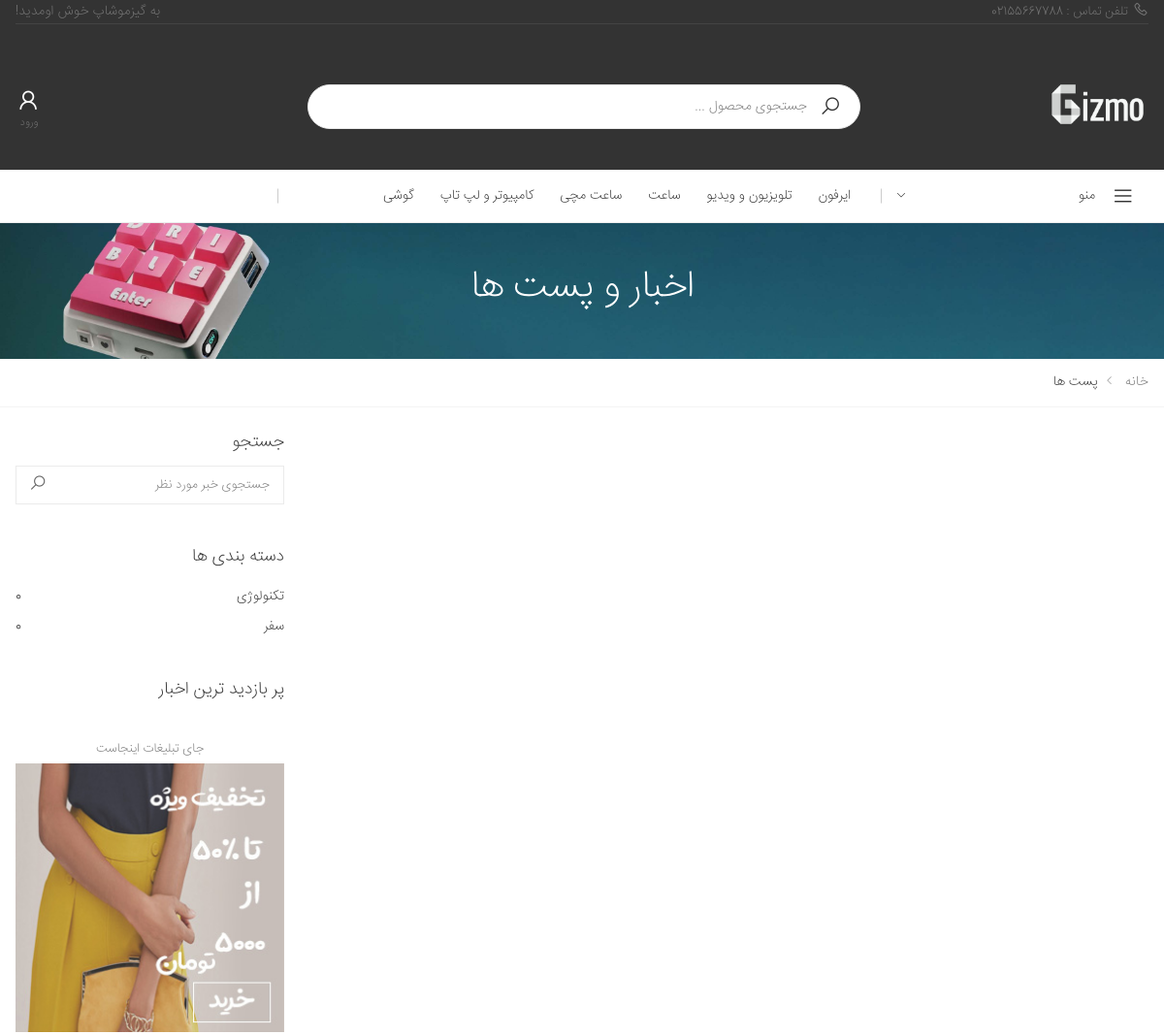
The page /blog/ (upper part) on the database as committed earlier.
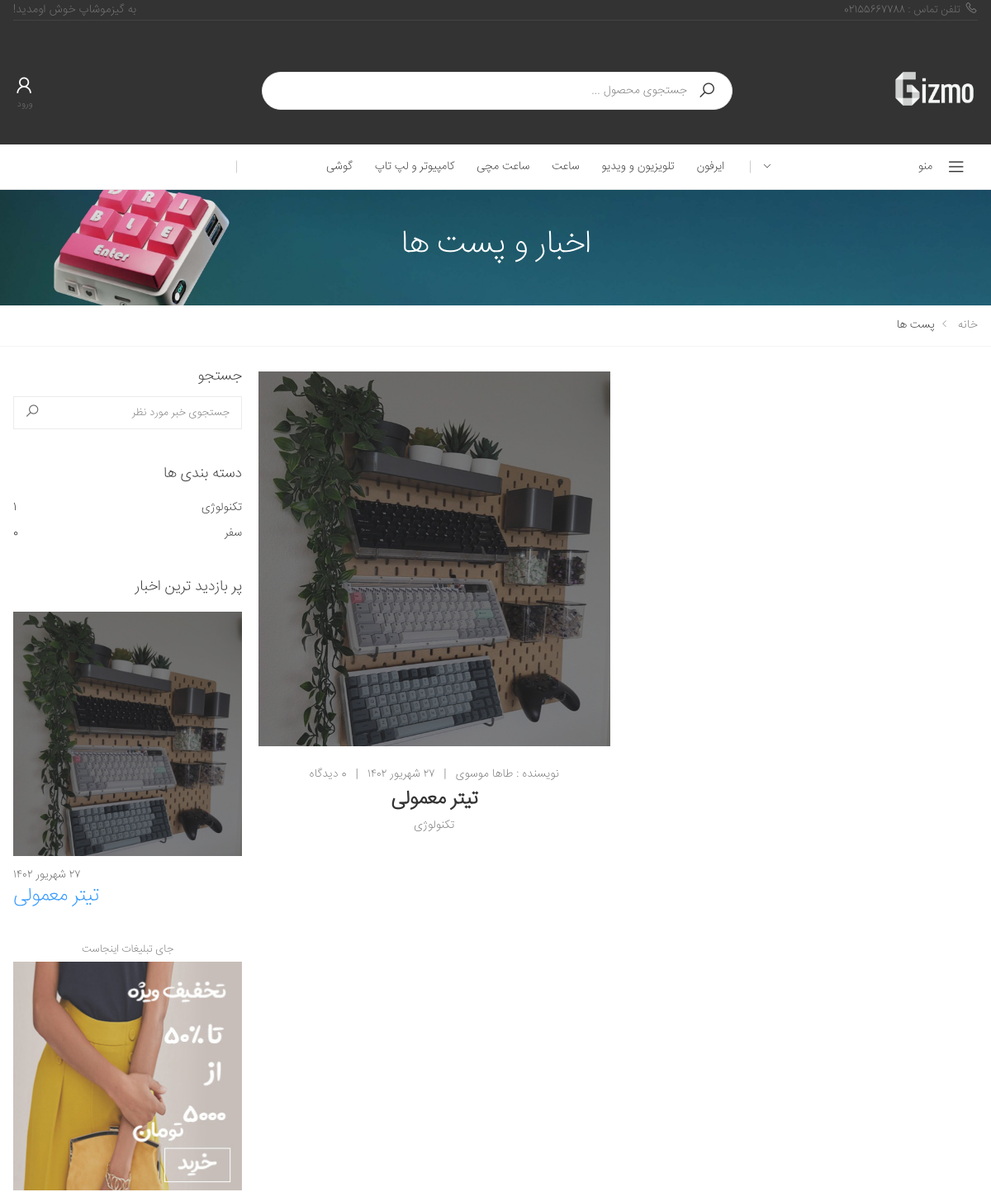
The same page on the database as committed later.
### stuff/models.py (models this page shows, shortened)
class Category(models.Model):
    sub_category = models.ForeignKey('self',on_delete=models.CASCADE, related_name='scategory',null=True,blank=True)
    is_sub = models.BooleanField(default=False)
    name = models.CharField(max_length=200)
    slug = models.SlugField(max_length=200,unique=True)
    class Meta:
        ordering = ('name',)
        verbose_name = 'category'
        verbose_name_plural = 'categories'
    def get_absolute_url(self):
        return reverse('stuff:category_detail',args=[self.id,1])

### blog/models.py (models this page shows, shortened)
class Category(models.Model):
    status_ch = (
        ('a' , "Active"),
        ('d', "Deactive"),
    )
    title = models.CharField(max_length=50,verbose_name="تیتر")
    slug = models.SlugField(max_length=40, unique = True,verbose_name="آدرس")
    Cover = models.ImageField(upload_to="images",null=True,blank=True,verbose_name="تصویر")
    status = models.CharField(max_length=1,choices = status_ch,verbose_name="وضعیت")
    objects = CategoryManager()
    def __str__(self):
        return self.title
    def get_absolute_url(self):
        return reverse("blog:category_articles",args=[self.slug,1])
    def count_articles(self):
        return self.articles.all().count()

class Article(models.Model):
    status_ch = (
        ('p' , "انتشار یافته"),
        ('d', "پیش نویس"),
        ('i', "در انتظار انتشار"),
        ('b',"برگشت داده شده"),
    )
    title = models.CharField(max_length=50,verbose_name="تیتر")
    text = models.TextField(verbose_name="متن")
    Author = models.ForeignKey(User,on_delete=models.CASCADE,related_name="articles",verbose_name="نویسنده")
    Cover = models.ImageField(upload_to="images",null=True,blank=True,verbose_name="تصویر")
    drafted = models.DateTimeField(auto_now_add=True,verbose_name="تاریخ پیش نویس")
    publish = models.DateTimeField(default=timezone.now,verbose_name="تاریخ انتشار")
    update = models.DateTimeField(auto_now=True,verbose_name="تاریخ آپدیت")
    slug = models.SlugField(max_length=40, unique = True,verbose_name="آدرس")
    status = models.CharField(max_length=1,choices = status_ch,verbose_name="وضعیت")
    Category = models.ManyToManyField(Category,related_name = "articles",verbose_name="دسته بندی")
    views = models.PositiveIntegerField(default=0, verbose_name="تعداد بازدید")
    is_for_landing = models.BooleanField(default=False)
    objects = ArticleManager()
    def get_absolute_url(self):
        return reverse("blog:article",args=[self.slug])
    def shamsi_date(self):
        return jalali_converter(self.publish)
    shamsi_date.short_description = "publish"
    def get_comments(self):
        comments = self.comments.all()
        return comments
    @staticmethod
    def get_popular_articles():
        popular_articles = Article.objects.order_by('-views')[:5]
        return popular_articles

### accounts/models.py (models this page shows, shortened)
class User(AbstractBaseUser):
    phoneNumber = models.CharField(unique=True, max_length=11)
    full_name = models.CharField(max_length=100, null=True, blank=True)
    is_admin = models.BooleanField(default=False)
    is_active = models.BooleanField(default=True)
    email = models.EmailField(unique=True)
    profile = models.OneToOneField(ProfileUser,on_delete=models.SET_NULL,blank=True,null=True,related_name="user")
    can_change_password = models.BooleanField(default=False)
    code = models.IntegerField(blank=True,null=True)
    wishlist = models.ManyToManyField(Product,blank=True,related_name ="wishlist")
    informing = models.ManyToManyField(Product,blank=True,related_name ="informing")
    USERNAME_FIELD = 'phoneNumber'
    objects = MyUserManager()
    def blog_articles(self):
        return reverse("blog:author_articles",args=[1,self.id])

### blog/views.py (the view)
# urls.py: path('',article_list,name="home_blog"),
def article_list(request,page=1):
    queryset = Article.objects.published()[::-1]
    paginator = Paginator(queryset, pagination_amount)
    articles = paginator.get_page(page)
    publicitar_banner = publicitar.objects.all()[::-1][0]
    Info = InformationsForTemplate(request)
    Info.update({'articles':articles,'categories':Category.objects.all(),'views_article':Article.get_popular_articles(),'paginator':paginator,'publicitar':publicitar_banner})
    return render(request,"blog/article_list.html",Info)

### blog/managers.py (called while the page is built)
    def published(self):
        return self.filter(status = "p")

### blog/models.py (called while the page is built)
    def get_absolute_url(self):
        return reverse(f"{self.main_link}:{self.out_link}",args=self.arg)

### cart/cart.py (called while the page is built)
    def get_count(self):
        return sum(1 for item in self.cart.values())

### facades/jalali.py (called while the page is built)
    def persian_tuple(self):
        return self.persian_year, self.persian_month, self.persian_day

### facades/utils.py (called while the page is built)
def jalali_create(time):
    jmonth = ["فرودین","اردیبهشت","خرداد","تیر","مرداد","شهریور","مهر","آبان","آذر","دی","بهمن","اسفند"]
    time_to_str = "{},{},{}".format(time.year,time.month,time.day)
    time_to_tuple = jalali.Gregorian(time_to_str).persian_tuple()
    time_to_list = list(time_to_tuple)
    for index,month in enumerate(jmonth):
        if time_to_list[1] == index+1:
            time_to_list[1] = month
            break
    return time_to_list

def jalali_converter(time):
    time_to_list = jalali_create(time)
    output = "{} {} {}".format(
    time_to_list[2],
    time_to_list[1],
    time_to_list[0],
    )
    return persion_converter_number(output)

### blog/templates/blog/article_list.html (shortened to what the changed rows need)
{% extends 'facades/base.html' %}
{% load static %}
{% block css %}{% include 'facades/parts/css.html' %}{% endblock %}
{% block main %}
<main class="main">
            <div class="page-header text-center" style="background-image: url({% static 'facades/images/banners/FAQBanner2.jpg' %})">
                <div class="container">
                    <h1 class="page-title" style="color:#fff">اخبار و پست ها</h1>
                </div>
            </div>
            <div class="page-content">
                <div class="container">
                    <div class="row">
                        <div class="col-lg-9">
                            <div class="entry-container max-col-2">
                                {% for article in articles %}
                                <div class="entry-item col-sm-6">
                                    <article class="entry entry-grid text-center">
                                        <figure class="entry-media">
                                            <a href="{{article.get_absolute_url}}">
                                                <img src="{{article.Cover.url}}" alt="توضیحات عکس">
                                            </a>
                                        </figure>
                                        <div class="entry-body">
                                            <div class="entry-meta">
                                                <span class="entry-author">
                                                    نویسنده : <a href="{{article.Author.blog_articles}}">{{article.Author.full_name}}</a>
                                                </span>
                                                <span class="meta-separator">|</span>
                                                <a>{{article.shamsi_date}}</a>
                                                <span class="meta-separator">|</span>
                                                <a>{{article.get_comments.count}} دیدگاه</a>
                                            </div>
                                            <h2 class="entry-title text-center">
                                                <a href="{{article.get_absolute_url}}">{{article.title}}</a>
                                            </h2>
                                            <div class="entry-cats text-center">
                                                {% for cat in article.Category.all %}
                                                    <a href="{{cat.get_absolute_url}}">{{cat}}</a>
                                                {% endfor %}
                                            </div>
                                        </div>
                                    </article>
                                </div>
                            {% endfor %}
                            </div>
                        </div>
                        <aside class="col-lg-3">
                            <div class="sidebar">
                                <div class="widget widget-cats">
                                    <ul>
                                        {% for cat in categories %}
                                        <li><a href="{{cat.get_absolute_url}}">{{cat}}<span>{{cat.count_articles}}</span></a></li>
                                        {% endfor %}
                                    </ul>
                                </div>
                                <div class="widget">
                                    <ul class="articles-list">
                                        {% for ps in views_article %}
                                        <li>
                                            <figure>
                                                <a href="{{ps.get_absolute_url}}">
                                                    <img src="{{ps.Cover.url}}" alt="article">
                                                </a>
                                            </figure>
                                            <div>
                                                <span>{{ps.shamsi_date}}</span>
                                                <h4><a href="{{ps.get_absolute_url}}">{{ps.title}}</a></h4>
                                            </div>
                                        </li>
                                        {% endfor %}
                                    </ul>
                                </div>
                            </div>
                        </aside>
                    </div>
                </div>
            </div>
        </main>
{% endblock %}

### facades/templates/facades/parts/black_header.html (shortened to what the changed rows need)
{% load static %}
<header class="header header-intro-clearance header-3">
    <div class="header-bottom sticky-header">
        <div class="container">
            <div class="header-center">
                <nav class="main-nav">
                    <ul class="menu sf-arrows">
                        {% for cat in allCategories %}
                        <li>
                            <a href="{{cat.get_absolute_url}}">{{cat.name}}</a>
                        </li>
                        {% endfor %}
                    </ul>
                </nav>
            </div>
        </div>
    </div>
</header>

Rows that differ between the two databases and show on the page:
added Article: Cover (picture), Author.full_name "طاها موسوی", shamsi_date "۲۷ شهریور ۱۴۰۲", title "تیتر معمولی", Category (title "تکنولوژی")
computed for Category "تکنولوژی": count_articles "0" → "1"
